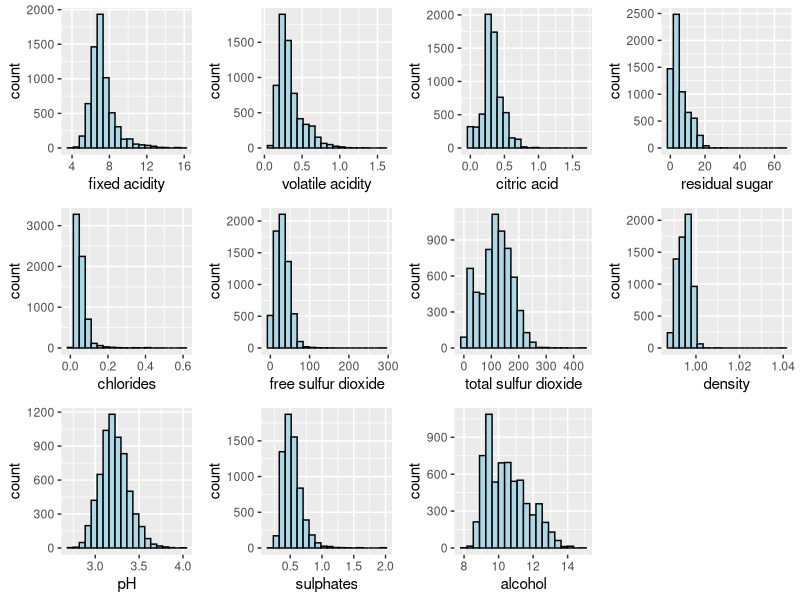

Recreate this plot in R.
## ---- chunk 1
knitr::opts_chunk$set(echo = TRUE)
## ---- chunk 2
packages = c('ggpubr', 'tidyverse')

for(p in packages){library
  if(!require(p, character.only = T)){
    install.packages(p)
  }
  library(p, character.only = T)
}
## ---- chunk 3
wine <- read_csv("data/wine_quality.csv")
## ---- chunk 4
fa <- ggplot(data=wine, aes(x= `fixed acidity`)) +
  geom_histogram(bins=20, color="black", fill="light blue")
va <- ggplot(data=wine, aes(x= `volatile acidity`)) +
  geom_histogram(bins=20, color="black", fill="light blue")
ca <- ggplot(data=wine, aes(x= `citric acid`)) +
  geom_histogram(bins=20, color="black", fill="light blue")
rs <- ggplot(data=wine, aes(x= `residual sugar`)) +
  geom_histogram(bins=20, color="black", fill="light blue")
ch <- ggplot(data=wine, aes(x= `chlorides`)) +
  geom_histogram(bins=20, color="black", fill="light blue")
fSO2 <- ggplot(data=wine, aes(x= `free sulfur dioxide`)) +
  geom_histogram(bins=20, color="black", fill="light blue")
tSO2 <- ggplot(data=wine, aes(x= `total sulfur dioxide`)) +
  geom_histogram(bins=20, color="black", fill="light blue")
density <- ggplot(data=wine, aes(x= density)) +
  geom_histogram(bins=20, color="black", fill="light blue")
pH <- ggplot(data=wine, aes(x= pH)) +
  geom_histogram(bins=20, color="black", fill="light blue")
sulphates <- ggplot(data=wine, aes(x= sulphates)) +
  geom_histogram(bins=20, color="black", fill="light blue")
alcohol <- ggplot(data=wine, aes(x= alcohol)) +
  geom_histogram(bins=20, color="black", fill="light blue")

ggarrange(fa, va, ca, rs, ch, fSO2, tSO2, density, pH, sulphates, alcohol, 
          ncol = 4, nrow = 3)
